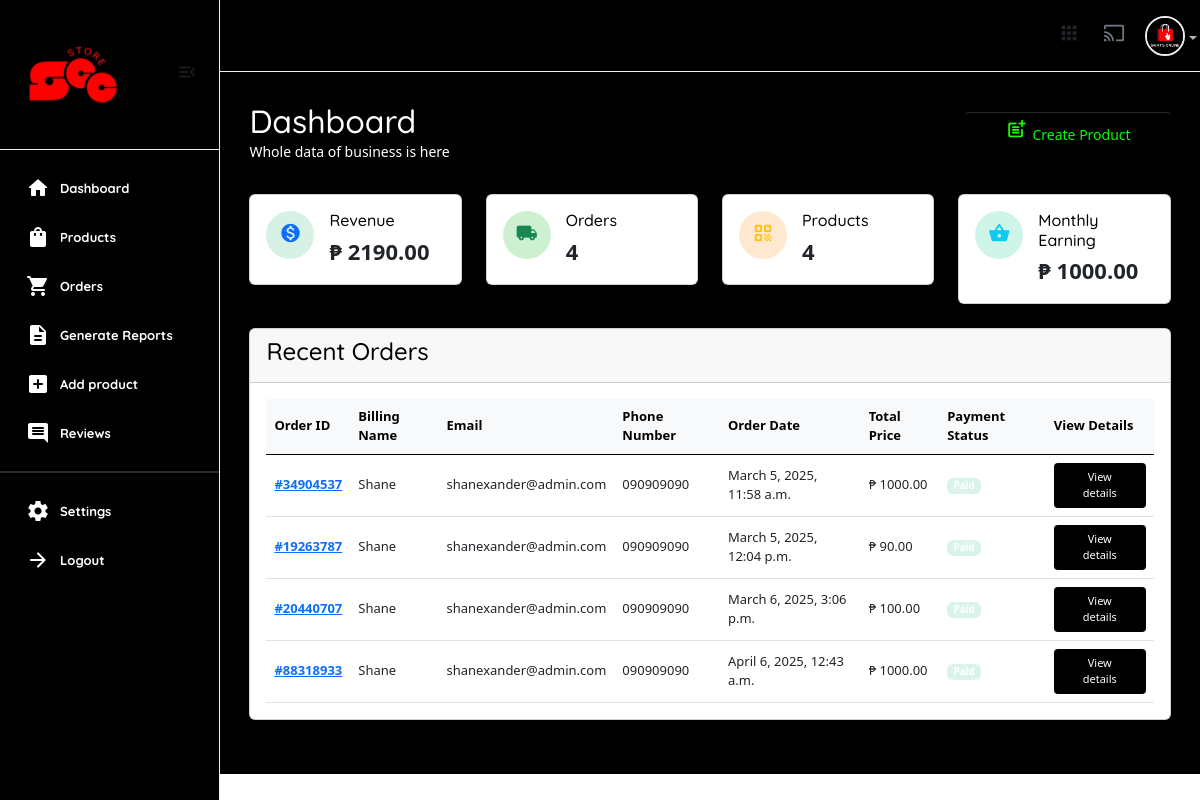
Page /useradmin/ (signed in) on the earlier database version.
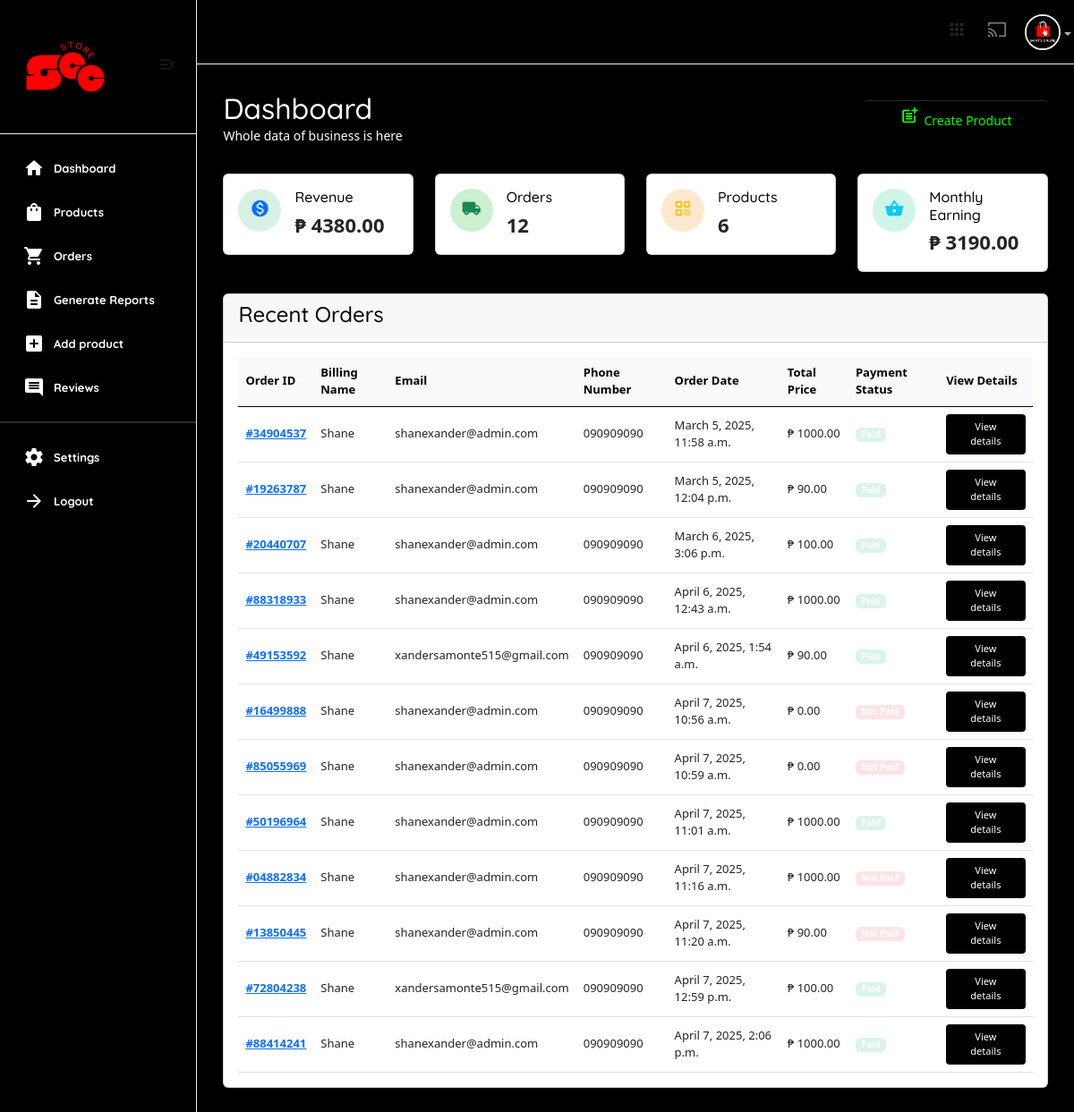
Same page on the later database version.
### core/models.py (models this page shows)
class CartOrder(models.Model):
    user = models.ForeignKey(User, on_delete=models.CASCADE,)
    full_name = models.CharField(max_length=100, null=True, blank=True)
    email = models.CharField(max_length=100, null=True, blank=True)
    phone = models.CharField(max_length=100, null=True, blank=True)
    address = models.CharField(max_length=100, null=True, blank=True)
    city = models.CharField(max_length=100, null=True, blank=True)
    state = models.CharField(max_length=100, null=True, blank=True)
    country = models.CharField(max_length=100, null=True, blank=True)
    price = models.DecimalField(max_digits=12, decimal_places=2, default="1.99")
    vat = models. DecimalField(max_digits=12, decimal_places=2, default="0.00")
    saved = models.DecimalField(max_digits=12, decimal_places=2, default="0.00")
    coupons = models.ManyToManyField("core.Coupon", blank=True)
    paid_status = models.BooleanField(default=False)
    order_date = models.DateTimeField(auto_now_add=False, null=True, default=timezone.now)
    product_status = models.CharField(choices=STATUS_CHOICES, max_length=30, default="processing")
    sku = ShortUUIDField(null=True, blank=True, length=5, prefix="SKU", max_length=20, alphabet="abcd1234")
    oid = ShortUUIDField(null=True, blank=True, length=8, max_length=20, alphabet="1234567890")
    date = models.DateTimeField(default=timezone.now, null=True, blank=True)
    stripe_payment_intent = models.CharField(max_length=1000, null=True, blank=True)
    class Meta:
        verbose_name_plural = "Cart Order"

### useradmin/views.py (the view)
# urls.py: path("", views.dashboard, name="dashboard"),
@user_passes_test(is_admin)
def dashboard(request):
    user = User.objects.get(id=request.user.id)
    revenue = 0  # Placeholder for total revenue. Replace with actual query when ready.
    revenue = CartOrder.objects.filter(paid_status=True).aggregate(price=Sum("price"))
    this_month = dt.datetime.now().month
    monthly_revenue = CartOrder.objects.filter(paid_status=True, order_date__month=this_month).aggregate(price=Sum("price"))
    total_orders_count = CartOrder.objects.all()
    all_products = Product.objects.all()
    all_categories = Category.objects.all()
    new_customers = User.objects.all().order_by("-id")[:6]
    latest_orders = CartOrder.objects.all()
    context = {
        "user": user,
        "monthly_revenue": monthly_revenue,
        "revenue": revenue,
        "all_products": all_products,
        "all_categories": all_categories,
        "new_customers": new_customers,
        "latest_orders": latest_orders,
        "total_orders_count": total_orders_count,
    }
    return render(request, "useradmin/dashboard.html", context)

### core/context_processor.py (called while the page is built)
def default(request):
    categories = Category.objects.all()
    vendors = Vendor.objects.all()
    min_max_price = Product.objects.aggregate(Min("price"), Max("price"))
    try:
        address = Address.objects.get(user=request.user)
    except:
        address = None
    return {
        'categories': categories,
        'address':address,
        'vendors': vendors,
        'min_max_price':min_max_price
    }

### useradmin/views.py (called while the page is built)
def is_admin(user):
    return user.groups.filter(name='Staff').exists()

### templates/useradmin/dashboard.html (shortened to what the changed rows need)
{% extends 'useradmin/base.html' %}
{% load static %}
{% load humanize %}
{% block content %}
<section class="content-main">
    <div class="content-header">
        <div>
            <h2 class="content-title card-title text-white" style="color:rgb(255, 255, 255);">Dashboard</h2>
        </div>
    </div>
    <div class="row">
        <div class="col-lg-3">
            <div class="card card-body mb-4">
                <article class="icontext">
                    <div class="text">
                        <h6 class="mb-1 card-title">Revenue</h6>
                            <span>₱ {{ revenue.price|floatformat:2 }}</span>
                    </div>
                </article>
            </div>
        </div>
        <div class="col-lg-3">
            <div class="card card-body mb-4">
                <article class="icontext">
                    <div class="text">
                        <h6 class="mb-1 card-title">Orders</h6>
                        <span>{{total_orders_count.count}}</span>
                    </div>
                </article>
            </div>
        </div>
        <div class="col-lg-3">
            <div class="card card-body mb-4">
                <article class="icontext">
                    <div class="text">
                        <h6 class="mb-1 card-title">Products</h6>
                        <span>{{all_products.count}}</span>
                    </div>
                </article>
            </div>
        </div>
        <div class="col-lg-3">
            <div class="card card-body mb-4">
                <article class="icontext">
                    <div class="text">
                        <h6 class="mb-1 card-title">Monthly Earning</h6>
                        <span>₱ {{ monthly_revenue.price|floatformat:2 }}</span>
                    </div>
                </article>
            </div>
        </div>
    </div>
    <div class="card mb-4">
        <div class="card-body">
            <div class="table-responsive">
                <div class="table-responsive">
                    <table id="recentOrders" class="table align-middle table-nowrap mb-0">
                        <thead class="table-light">
                            <tr>
                                <th class="align-middle" scope="col">Order ID</th>
                                <th class="align-middle" scope="col">Billing Name</th>
                                <th class="align-middle" scope="col">Email</th>
                                <th class="align-middle" scope="col">Phone Number</th>
                                <th class="align-middle" scope="col">Order Date</th>
                                <th class="align-middle" scope="col">Total Price</th>
                                <th class="align-middle" scope="col">Payment Status</th>
                                <th class="align-middle" scope="col">View Details</th>
                            </tr>
                        </thead>
                        <tbody>
                            {% for l in latest_orders %}
                            <tr>
                                <td><a href="#" class="fw-bold">#{{l.oid}}</a></td>
                                <td>{{l.full_name}}</td>
                                <td>{{l.email}}</td>
                                <td>{{l.phone}}</td>
                                <td>{{l.order_date}}</td>
                                <td>₱ {{l.price}}</td>
                                <td>
                                    {% if l.paid_status == True %}
                                    <span class="badge badge-pill badge-soft-success">Paid</span>
                                    {% else %}
                                    <span class="badge badge-pill badge-soft-danger">Not Paid</span>
                                    {% endif %}
                                </td>
                                <td>
                                    <a href="{% url 'useradmin:order_detail' l.id %}" class="btn btn-xs"> View details</a>
                                </td>
                            </tr>
                            {% endfor %}
                        </tbody>
                    </table>
                </div>
            </div>
        </div>
    </div>
</section>
{% endblock content %}

Differences in the rows shown:
added CartOrder: oid "49153592", full_name "Shane", email "xandersamonte515@gmail.com", phone "090909090", order_date "April 6, 2025, 1:54 a.m.", price "90.00", paid_status "Paid"
added CartOrder: oid "16499888", full_name "Shane", email "shanexander@admin.com", phone "090909090", order_date "April 7, 2025, 10:56 a.m.", price "0.00", paid_status "Not Paid"
added CartOrder: oid "85055969", full_name "Shane", email "shanexander@admin.com", phone "090909090", order_date "April 7, 2025, 10:59 a.m.", price "0.00", paid_status "Not Paid"
added CartOrder: oid "50196964", full_name "Shane", email "shanexander@admin.com", phone "090909090", order_date "April 7, 2025, 11:01 a.m.", price "1000.00", paid_status "Paid"
added CartOrder: oid "04882834", full_name "Shane", email "shanexander@admin.com", phone "090909090", order_date "April 7, 2025, 11:16 a.m.", price "1000.00", paid_status "Not Paid"
added CartOrder: oid "13850445", full_name "Shane", email "shanexander@admin.com", phone "090909090", order_date "April 7, 2025, 11:20 a.m.", price "90.00", paid_status "Not Paid"
added CartOrder: oid "72804238", full_name "Shane", email "xandersamonte515@gmail.com", phone "090909090", order_date "April 7, 2025, 12:59 p.m.", price "100.00", paid_status "Paid"
added CartOrder: oid "88414241", full_name "Shane", email "shanexander@admin.com", phone "090909090", order_date "April 7, 2025, 2:06 p.m.", price "1000.00", paid_status "Paid"
Other differences:
{{ revenue.price|floatformat:2 }}: "2190.00" → "4380.00"
{{ total_orders_count.count }}: "4" → "12"
{{ all_products.count }}: "4" → "6"
{{ monthly_revenue.price|floatformat:2 }}: "1000.00" → "3190.00"
